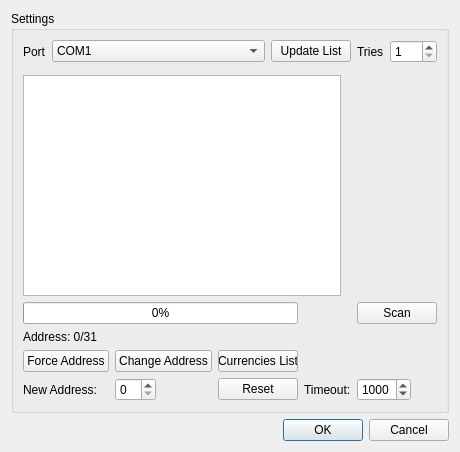
<?xml version="1.0" encoding="UTF-8"?>
<ui version="4.0">
 <class>settingsDialog</class>
 <widget class="QDialog" name="settingsDialog">
  <property name="geometry">
   <rect>
    <x>0</x>
    <y>0</y>
    <width>460</width>
    <height>452</height>
   </rect>
  </property>
  <property name="sizePolicy">
   <sizepolicy hsizetype="Preferred" vsizetype="Preferred">
    <horstretch>0</horstretch>
    <verstretch>1</verstretch>
   </sizepolicy>
  </property>
  <property name="minimumSize">
   <size>
    <width>10</width>
    <height>10</height>
   </size>
  </property>
  <property name="windowTitle">
   <string>Settings</string>
  </property>
  <layout class="QVBoxLayout" name="verticalLayout">
   <item>
    <widget class="QGroupBox" name="groupBox">
     <property name="title">
      <string>Settings</string>
     </property>
     <layout class="QGridLayout" name="gridLayout_2">
      <item row="2" column="6" rowspan="2">
       <widget class="QWidget" name="widget_2" native="true">
        <property name="minimumSize">
         <size>
          <width>90</width>
          <height>10</height>
         </size>
        </property>
       </widget>
      </item>
      <item row="1" column="0">
       <widget class="QWidget" name="widget" native="true">
        <layout class="QGridLayout" name="gridLayout_5">
         <property name="leftMargin">
          <number>0</number>
         </property>
         <property name="topMargin">
          <number>0</number>
         </property>
         <property name="rightMargin">
          <number>0</number>
         </property>
         <property name="bottomMargin">
          <number>0</number>
         </property>
        </layout>
       </widget>
      </item>
      <item row="5" column="0" colspan="7">
       <widget class="QFrame" name="expertWidget">
        <property name="minimumSize">
         <size>
          <width>0</width>
          <height>0</height>
         </size>
        </property>
        <property name="frameShape">
         <enum>QFrame::NoFrame</enum>
        </property>
        <property name="frameShadow">
         <enum>QFrame::Raised</enum>
        </property>
        <layout class="QGridLayout" name="gridLayout">
         <property name="leftMargin">
          <number>0</number>
         </property>
         <property name="topMargin">
          <number>0</number>
         </property>
         <property name="rightMargin">
          <number>0</number>
         </property>
         <property name="bottomMargin">
          <number>0</number>
         </property>
         <item row="2" column="1">
          <widget class="QPushButton" name="pbChange">
           <property name="font">
            <font>
             <strikeout>false</strikeout>
            </font>
           </property>
           <property name="layoutDirection">
            <enum>Qt::LeftToRight</enum>
           </property>
           <property name="text">
            <string>Change Address</string>
           </property>
           <property name="default">
            <bool>false</bool>
           </property>
           <property name="flat">
            <bool>false</bool>
           </property>
          </widget>
         </item>
         <item row="2" column="0">
          <widget class="QPushButton" name="pbForce">
           <property name="text">
            <string>Force Address</string>
           </property>
          </widget>
         </item>
         <item row="2" column="2">
          <widget class="QPushButton" name="pbCurrencies">
           <property name="maximumSize">
            <size>
             <width>80</width>
             <height>16777215</height>
            </size>
           </property>
           <property name="text">
            <string>Currencies List</string>
           </property>
          </widget>
         </item>
         <item row="3" column="0">
          <widget class="QLabel" name="label_12">
           <property name="text">
            <string>New Address:</string>
           </property>
          </widget>
         </item>
         <item row="1" column="0">
          <widget class="QLabel" name="lbScan">
           <property name="text">
            <string>Address: 0/31</string>
           </property>
          </widget>
         </item>
         <item row="2" column="3" colspan="3">
          <spacer name="horizontalSpacer_2">
           <property name="orientation">
            <enum>Qt::Horizontal</enum>
           </property>
           <property name="sizeHint" stdset="0">
            <size>
             <width>40</width>
             <height>20</height>
            </size>
           </property>
          </spacer>
         </item>
         <item row="0" column="0" colspan="3">
          <widget class="QProgressBar" name="progressBar">
           <property name="enabled">
            <bool>true</bool>
           </property>
           <property name="maximum">
            <number>31</number>
           </property>
           <property name="value">
            <number>0</number>
           </property>
           <property name="textVisible">
            <bool>true</bool>
           </property>
           <property name="invertedAppearance">
            <bool>false</bool>
           </property>
          </widget>
         </item>
         <item row="0" column="4" colspan="2">
          <widget class="QPushButton" name="pbScan">
           <property name="enabled">
            <bool>true</bool>
           </property>
           <property name="maximumSize">
            <size>
             <width>80</width>
             <height>16777215</height>
            </size>
           </property>
           <property name="text">
            <string>Scan</string>
           </property>
          </widget>
         </item>
         <item row="3" column="2">
          <widget class="QPushButton" name="pbReset">
           <property name="text">
            <string>Reset</string>
           </property>
          </widget>
         </item>
         <item row="3" column="1">
          <widget class="QSpinBox" name="sbNewAddr">
           <property name="sizePolicy">
            <sizepolicy hsizetype="Maximum" vsizetype="Fixed">
             <horstretch>0</horstretch>
             <verstretch>0</verstretch>
            </sizepolicy>
           </property>
           <property name="maximum">
            <number>31</number>
           </property>
          </widget>
         </item>
         <item row="3" column="3">
          <widget class="QLabel" name="label">
           <property name="sizePolicy">
            <sizepolicy hsizetype="Preferred" vsizetype="Preferred">
             <horstretch>1</horstretch>
             <verstretch>0</verstretch>
            </sizepolicy>
           </property>
           <property name="text">
            <string>Timeout:</string>
           </property>
          </widget>
         </item>
         <item row="3" column="5">
          <spacer name="horizontalSpacer">
           <property name="orientation">
            <enum>Qt::Horizontal</enum>
           </property>
           <property name="sizeHint" stdset="0">
            <size>
             <width>40</width>
             <height>20</height>
            </size>
           </property>
          </spacer>
         </item>
         <item row="3" column="4">
          <widget class="QSpinBox" name="sbTimeout">
           <property name="minimum">
            <number>500</number>
           </property>
           <property name="maximum">
            <number>3000</number>
           </property>
           <property name="singleStep">
            <number>100</number>
           </property>
           <property name="value">
            <number>1000</number>
           </property>
          </widget>
         </item>
        </layout>
       </widget>
      </item>
      <item row="2" column="0" rowspan="2" colspan="6">
       <widget class="QTableView" name="tvDevices">
        <property name="sizePolicy">
         <sizepolicy hsizetype="Expanding" vsizetype="Expanding">
          <horstretch>1</horstretch>
          <verstretch>1</verstretch>
         </sizepolicy>
        </property>
        <property name="minimumSize">
         <size>
          <width>270</width>
          <height>200</height>
         </size>
        </property>
        <property name="frameShape">
         <enum>QFrame::StyledPanel</enum>
        </property>
        <property name="frameShadow">
         <enum>QFrame::Sunken</enum>
        </property>
        <property name="alternatingRowColors">
         <bool>true</bool>
        </property>
        <property name="selectionMode">
         <enum>QAbstractItemView::SingleSelection</enum>
        </property>
        <property name="selectionBehavior">
         <enum>QAbstractItemView::SelectRows</enum>
        </property>
        <property name="cornerButtonEnabled">
         <bool>false</bool>
        </property>
        <attribute name="horizontalHeaderMinimumSectionSize">
         <number>15</number>
        </attribute>
        <attribute name="horizontalHeaderStretchLastSection">
         <bool>false</bool>
        </attribute>
        <attribute name="verticalHeaderVisible">
         <bool>false</bool>
        </attribute>
        <attribute name="verticalHeaderDefaultSectionSize">
         <number>16</number>
        </attribute>
        <attribute name="verticalHeaderMinimumSectionSize">
         <number>12</number>
        </attribute>
       </widget>
      </item>
      <item row="0" column="0" colspan="7">
       <widget class="QFrame" name="frame">
        <property name="frameShape">
         <enum>QFrame::NoFrame</enum>
        </property>
        <property name="frameShadow">
         <enum>QFrame::Raised</enum>
        </property>
        <property name="lineWidth">
         <number>0</number>
        </property>
        <layout class="QHBoxLayout" name="horizontalLayout">
         <property name="leftMargin">
          <number>0</number>
         </property>
         <property name="topMargin">
          <number>0</number>
         </property>
         <property name="rightMargin">
          <number>0</number>
         </property>
         <property name="bottomMargin">
          <number>0</number>
         </property>
         <item>
          <widget class="QLabel" name="label_5">
           <property name="text">
            <string>Port</string>
           </property>
          </widget>
         </item>
         <item>
          <widget class="QComboBox" name="cbPort">
           <property name="sizePolicy">
            <sizepolicy hsizetype="Expanding" vsizetype="Fixed">
             <horstretch>1</horstretch>
             <verstretch>0</verstretch>
            </sizepolicy>
           </property>
           <property name="sizeAdjustPolicy">
            <enum>QComboBox::AdjustToContents</enum>
           </property>
           <item>
            <property name="text">
             <string>COM1</string>
            </property>
           </item>
           <item>
            <property name="text">
             <string>COM2</string>
            </property>
           </item>
           <item>
            <property name="text">
             <string>COM3</string>
            </property>
           </item>
           <item>
            <property name="text">
             <string>COM4</string>
            </property>
           </item>
           <item>
            <property name="text">
             <string>COM5</string>
            </property>
           </item>
           <item>
            <property name="text">
             <string>COM6</string>
            </property>
           </item>
           <item>
            <property name="text">
             <string>COM7</string>
            </property>
           </item>
           <item>
            <property name="text">
             <string>COM8</string>
            </property>
           </item>
           <item>
            <property name="text">
             <string>COM9</string>
            </property>
           </item>
           <item>
            <property name="text">
             <string>COM10</string>
            </property>
           </item>
          </widget>
         </item>
         <item>
          <widget class="QPushButton" name="pbUpdate">
           <property name="sizePolicy">
            <sizepolicy hsizetype="Minimum" vsizetype="Fixed">
             <horstretch>0</horstretch>
             <verstretch>0</verstretch>
            </sizepolicy>
           </property>
           <property name="text">
            <string>Update List</string>
           </property>
          </widget>
         </item>
         <item>
          <widget class="QLabel" name="label_11">
           <property name="text">
            <string>Tries</string>
           </property>
          </widget>
         </item>
         <item>
          <widget class="QSpinBox" name="sbTries">
           <property name="minimum">
            <number>1</number>
           </property>
           <property name="maximum">
            <number>100</number>
           </property>
          </widget>
         </item>
        </layout>
       </widget>
      </item>
     </layout>
    </widget>
   </item>
   <item>
    <widget class="QDialogButtonBox" name="buttonBox">
     <property name="orientation">
      <enum>Qt::Horizontal</enum>
     </property>
     <property name="standardButtons">
      <set>QDialogButtonBox::Cancel|QDialogButtonBox::Ok</set>
     </property>
    </widget>
   </item>
  </layout>
  <action name="actionAddDevice">
   <property name="icon">
    <iconset resource="../../application.qrc">
     <normaloff>:/icons/edit_add.png</normaloff>:/icons/edit_add.png</iconset>
   </property>
   <property name="text">
    <string>addDevice</string>
   </property>
  </action>
  <action name="actionRemoveDevice">
   <property name="icon">
    <iconset resource="../../application.qrc">
     <normaloff>:/icons/edit_remove.png</normaloff>:/icons/edit_remove.png</iconset>
   </property>
   <property name="text">
    <string>removeDevice</string>
   </property>
  </action>
 </widget>
 <tabstops>
  <tabstop>buttonBox</tabstop>
 </tabstops>
 <resources>
  <include location="../../application.qrc"/>
 </resources>
 <connections>
  <connection>
   <sender>buttonBox</sender>
   <signal>accepted()</signal>
   <receiver>settingsDialog</receiver>
   <slot>accept()</slot>
   <hints>
    <hint type="sourcelabel">
     <x>275</x>
     <y>405</y>
    </hint>
    <hint type="destinationlabel">
     <x>157</x>
     <y>274</y>
    </hint>
   </hints>
  </connection>
  <connection>
   <sender>buttonBox</sender>
   <signal>rejected()</signal>
   <receiver>settingsDialog</receiver>
   <slot>reject()</slot>
   <hints>
    <hint type="sourcelabel">
     <x>343</x>
     <y>405</y>
    </hint>
    <hint type="destinationlabel">
     <x>286</x>
     <y>274</y>
    </hint>
   </hints>
  </connection>
 </connections>
</ui>
